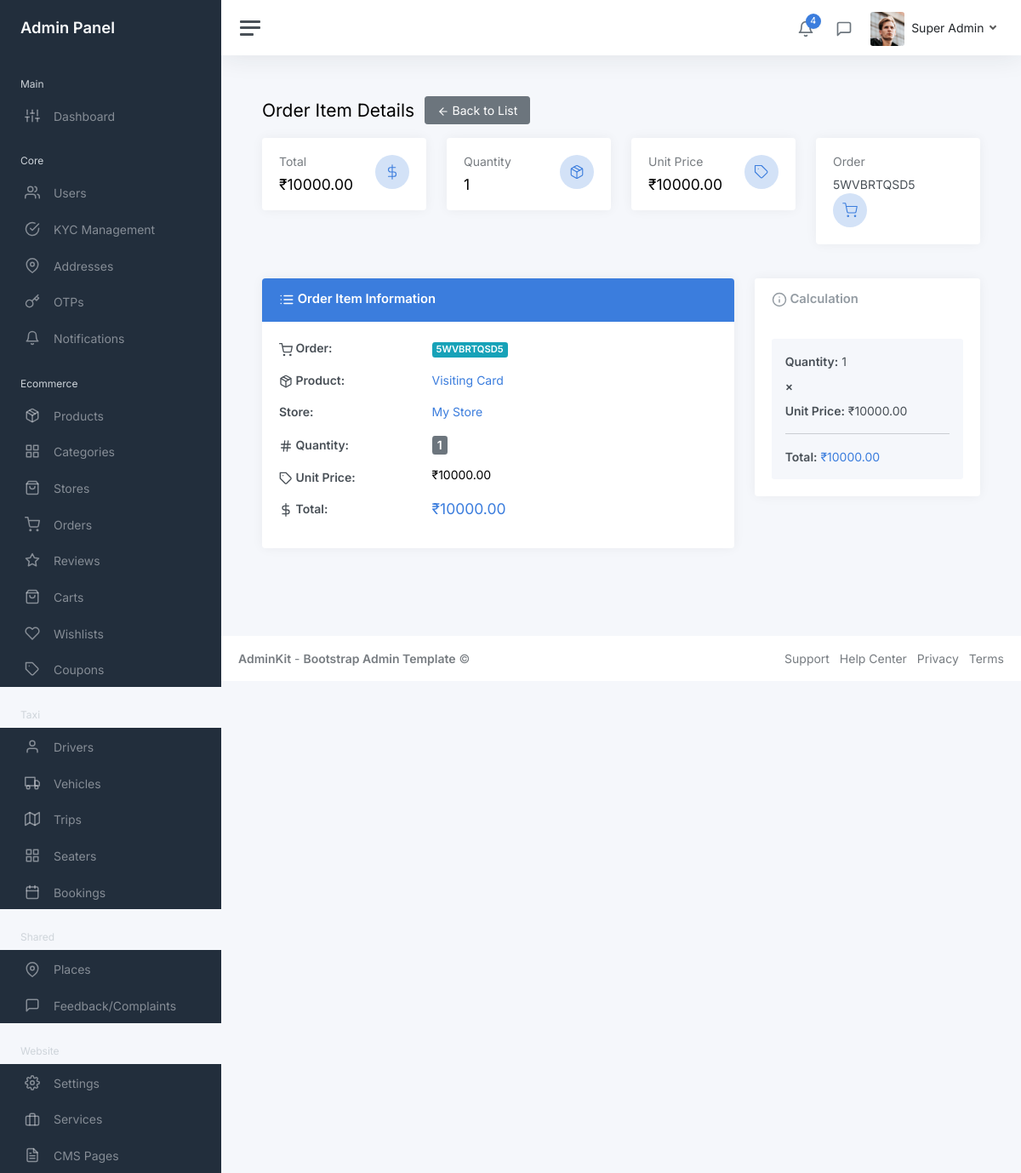
Page /myadmin/ecommerce/order-items/1/ (signed in) on the committed database.
### core/models.py (models this page shows, shortened)
class User(AbstractUser):
    COUNTRY_CODE_CHOICES = [
        ('+977', '+977'),
        ('+91', '+91'),
    ]
    COUNTRY_CHOICES = [
        ('Nepal', 'Nepal'),
        ('India', 'India'),
    ]
    phone = models.CharField(max_length=15, unique=True)
    name = models.CharField(max_length=100)
    email = models.EmailField(blank=True, null=True)
    country_code = models.CharField(max_length=5, choices=COUNTRY_CODE_CHOICES, default='+977')
    country = models.CharField(max_length=10, choices=COUNTRY_CHOICES, default='Nepal')
    fcm_token = models.CharField(max_length=255, blank=True, null=True)
    profile_picture = models.ImageField(upload_to='profile_pictures/', blank=True, null=True)
    national_id = models.CharField(max_length=50, blank=True, null=True, help_text='National ID number')
    national_id_document = models.ImageField(upload_to='kyc_documents/', blank=True, null=True, help_text='National ID document image')
    pan_no = models.CharField(max_length=20, blank=True, null=True, help_text='PAN (Permanent Account Number)')
    pan_document = models.ImageField(upload_to='kyc_documents/', blank=True, null=True, help_text='PAN document image')
    is_kyc_verified = models.BooleanField(default=False, help_text='Whether KYC has been verified by admin')
    kyc_submitted_at = models.DateTimeField(blank=True, null=True, help_text='When user submitted KYC information')
    kyc_verified_at = models.DateTimeField(blank=True, null=True, help_text='When KYC was verified by admin')
    kyc_rejected_at = models.DateTimeField(blank=True, null=True, help_text='When KYC was rejected by admin')
    kyc_rejection_reason = models.TextField(blank=True, null=True, help_text='Reason for KYC rejection')
    created_at = models.DateTimeField(auto_now_add=True)
    updated_at = models.DateTimeField(auto_now=True)
    first_name = None
    last_name = None
    objects = UserManager()
    USERNAME_FIELD = 'phone'
    REQUIRED_FIELDS = ['name']
    class Meta:
        ordering = ['-created_at']

### ecommerce/models.py (models this page shows, shortened)
class OrderItem(models.Model):
    order = models.ForeignKey(Order, on_delete=models.CASCADE, related_name='items')
    product = models.ForeignKey(Product, on_delete=models.CASCADE)
    store = models.ForeignKey(Store, on_delete=models.CASCADE)
    quantity = models.PositiveIntegerField()
    price = models.DecimalField(max_digits=10, decimal_places=2)  # Price at time of order
    total = models.DecimalField(max_digits=10, decimal_places=2)
    class Meta:
        ordering = ['id']

class Order(models.Model):
    STATUS_CHOICES = [
        ('pending', 'Pending'),
        ('confirmed', 'Confirmed'),
        ('processing', 'Processing'),
        ('shipped', 'Shipped'),
        ('delivered', 'Delivered'),
        ('cancelled', 'Cancelled'),
        ('refunded', 'Refunded'),
    ]
    PAYMENT_METHOD_CHOICES = [
        ('cod', 'Cash on Delivery'),
        ('online', 'Online Payment'),
    ]
    PAYMENT_STATUS_CHOICES = [
        ('pending', 'Pending'),
        ('success', 'Success'),
        ('failed', 'Failed'),
        ('cancelled', 'Cancelled'),
    ]
    user = models.ForeignKey(User, on_delete=models.CASCADE, related_name='orders')
    order_number = models.CharField(max_length=20, unique=True)
    status = models.CharField(max_length=20, choices=STATUS_CHOICES, default='pending')
    total_amount = models.DecimalField(max_digits=10, decimal_places=2)
    shipping_address = models.TextField()
    billing_address = models.TextField()
    phone = models.CharField(max_length=20)
    email = models.EmailField()
    notes = models.TextField(blank=True)
    payment_method = models.CharField(max_length=10, choices=PAYMENT_METHOD_CHOICES, default='cod')
    payment_status = models.CharField(max_length=20, choices=PAYMENT_STATUS_CHOICES, default='pending')
    phonepe_transaction_id = models.CharField(max_length=100, blank=True, null=True)
    phonepe_merchant_order_id = models.CharField(max_length=100, blank=True, null=True)
    created_at = models.DateTimeField(auto_now_add=True)
    updated_at = models.DateTimeField(auto_now=True)
    class Meta:
        ordering = ['-created_at']

class Product(models.Model):
    name = models.CharField(max_length=200)
    description = models.TextField()
    store = models.ForeignKey(Store, on_delete=models.CASCADE, related_name='products')
    category = models.ForeignKey(Category, on_delete=models.CASCADE, related_name='products')
    price = models.DecimalField(max_digits=10, decimal_places=2, validators=[MinValueValidator(0)])
    compare_price = models.DecimalField(max_digits=10, decimal_places=2, blank=True, null=True, validators=[MinValueValidator(0)])
    sku = models.CharField(max_length=100, unique=True)
    stock_quantity = models.PositiveIntegerField(default=0)
    is_active = models.BooleanField(default=True)
    is_featured = models.BooleanField(default=False)
    weight = models.DecimalField(max_digits=8, decimal_places=2, blank=True, null=True, validators=[MinValueValidator(0)])
    dimensions = models.CharField(max_length=50, blank=True)  # e.g., "10x5x3 inches"
    created_at = models.DateTimeField(auto_now_add=True)
    updated_at = models.DateTimeField(auto_now=True)
    class Meta:
        ordering = ['-created_at']

class Store(models.Model):
    name = models.CharField(max_length=100)
    description = models.TextField(blank=True)
    owner = models.ForeignKey(User, on_delete=models.CASCADE, related_name='stores')
    logo = models.ImageField(upload_to='store_logos/', blank=True, null=True)
    banner = models.ImageField(upload_to='store_banners/', blank=True, null=True)
    address = models.TextField()
    phone = models.CharField(max_length=20)
    email = models.EmailField()
    is_active = models.BooleanField(default=True)
    created_at = models.DateTimeField(auto_now_add=True)
    updated_at = models.DateTimeField(auto_now=True)
    class Meta:
        ordering = ['-created_at']

### myadmin/views/ecommerce/order_item_views.py (the view)
# urls.py: path('order-items/<int:pk>/', order_item_views.OrderItemDetailView.as_view(), name='order_item_detail'),
class OrderItemDetailView(StaffRequiredMixin, DetailView):
    model = OrderItem
    template_name = 'admin/ecommerce/order_item_detail.html'
    context_object_name = 'order_item'

### myadmin/mixins.py (called while the page is built)
    def test_func(self):
        return self.request.user.is_staff

### myadmin/templates/admin/ecommerce/order_item_detail.html (shortened to what this page needs)
{% extends 'admin/layouts/base.html' %}
{% load static %}
{% block content %}
<div class="container-fluid p-0">
    <div class="mb-3">
        <h1 class="h3 d-inline align-middle">Order Item Details</h1>
        <a class="btn btn-secondary ms-2" href="{% url 'myadmin:ecommerce:order_item_list' %}">
            <i class="align-middle" data-feather="arrow-left"></i> Back to List
        </a>
    </div>
    <div class="row mb-3">
        <div class="col-sm-6 col-xl-3">
            <div class="card">
                <div class="card-body">
                    <div class="row">
                        <div class="col">
                            <h6 class="text-muted mb-2">Total</h6>
                            <h4 class="mb-0">₹{{ order_item.total|floatformat:2 }}</h4>
                        </div>
                        <div class="col-auto">
                            <div class="stat text-primary">
                                <i class="align-middle" data-feather="dollar-sign"></i>
                            </div>
                        </div>
                    </div>
                </div>
            </div>
        </div>
        <div class="col-sm-6 col-xl-3">
            <div class="card">
                <div class="card-body">
                    <div class="row">
                        <div class="col">
                            <h6 class="text-muted mb-2">Quantity</h6>
                            <h4 class="mb-0">{{ order_item.quantity }}</h4>
                        </div>
                        <div class="col-auto">
                            <div class="stat text-primary">
                                <i class="align-middle" data-feather="package"></i>
                            </div>
                        </div>
                    </div>
                </div>
            </div>
        </div>
        <div class="col-sm-6 col-xl-3">
            <div class="card">
                <div class="card-body">
                    <div class="row">
                        <div class="col">
                            <h6 class="text-muted mb-2">Unit Price</h6>
                            <h4 class="mb-0">₹{{ order_item.price|floatformat:2 }}</h4>
                        </div>
                        <div class="col-auto">
                            <div class="stat text-primary">
                                <i class="align-middle" data-feather="tag"></i>
                            </div>
                        </div>
                    </div>
                </div>
            </div>
        </div>
        <div class="col-sm-6 col-xl-3">
            <div class="card">
                <div class="card-body">
                    <div class="row">
                        <div class="col">
                            <h6 class="text-muted mb-2">Order</h6>
                            <div class="fs-6">{{ order_item.order.order_number|truncatechars:15 }}</div>
                        </div>
                        <div class="col-auto">
                            <div class="stat text-primary">
                                <i class="align-middle" data-feather="shopping-cart"></i>
                            </div>
                        </div>
                    </div>
                </div>
            </div>
        </div>
    </div>
    <div class="row">
        <div class="col-md-8">
            <div class="card mb-3">
                <div class="card-header bg-primary text-white">
                    <h5 class="card-title mb-0">
                        <i class="align-middle" data-feather="list"></i> Order Item Information
                    </h5>
                </div>
                <div class="card-body">
                    <div class="row mb-3">
                        <div class="col-sm-4"><strong><i class="align-middle" data-feather="shopping-cart" style="width: 16px; height: 16px;"></i> Order:</strong></div>
                        <div class="col-sm-8">
                            <a href="{% url 'myadmin:ecommerce:order_detail' order_item.order.pk %}" class="text-decoration-none">
                                <span class="badge bg-info">{{ order_item.order.order_number }}</span>
                            </a>
                        </div>
                    </div>
                    <div class="row mb-3">
                        <div class="col-sm-4"><strong><i class="align-middle" data-feather="package" style="width: 16px; height: 16px;"></i> Product:</strong></div>
                        <div class="col-sm-8">
                            <a href="{% url 'myadmin:ecommerce:product_detail' order_item.product.pk %}" class="text-decoration-none">{{ order_item.product.name }}</a>
                        </div>
                    </div>
                    <div class="row mb-3">
                        <div class="col-sm-4"><strong> Store:</strong></div>
                        <div class="col-sm-8">
                            <a href="{% url 'myadmin:ecommerce:store_detail' order_item.store.pk %}" class="text-decoration-none">{{ order_item.store.name }}</a>
                        </div>
                    </div>
                    <div class="row mb-3">
                        <div class="col-sm-4"><strong><i class="align-middle" data-feather="hash" style="width: 16px; height: 16px;"></i> Quantity:</strong></div>
                        <div class="col-sm-8">
                            <span class="badge bg-secondary fs-6">{{ order_item.quantity }}</span>
                        </div>
                    </div>
                    <div class="row mb-3">
                        <div class="col-sm-4"><strong><i class="align-middle" data-feather="tag" style="width: 16px; height: 16px;"></i> Unit Price:</strong></div>
                        <div class="col-sm-8">
                            <h5 class="mb-0">₹{{ order_item.price|floatformat:2 }}</h5>
                        </div>
                    </div>
                    <div class="row mb-3">
                        <div class="col-sm-4"><strong><i class="align-middle" data-feather="dollar-sign" style="width: 16px; height: 16px;"></i> Total:</strong></div>
                        <div class="col-sm-8">
                            <h4 class="mb-0 text-primary">₹{{ order_item.total|floatformat:2 }}</h4>
                        </div>
                    </div>
                </div>
            </div>
        </div>
        <div class="col-md-4">
            <div class="card mb-3">
                <div class="card-header">
                    <h5 class="card-title mb-0">
                        <i class="align-middle" data-feather="info"></i> Calculation
                    </h5>
                </div>
                <div class="card-body">
                    <div class="p-3 bg-light rounded">
                        <div class="mb-2">
                            <strong>Quantity:</strong> {{ order_item.quantity }}
                        </div>
                        <div class="mb-2">
                            <strong>×</strong>
                        </div>
                        <div class="mb-2">
                            <strong>Unit Price:</strong> ₹{{ order_item.price|floatformat:2 }}
                        </div>
                        <hr>
                        <div>
                            <strong>Total:</strong> <span class="text-primary fs-5">₹{{ order_item.total|floatformat:2 }}</span>
                        </div>
                    </div>
                </div>
            </div>
        </div>
    </div>
</div>
{% endblock %}

### templates/admin/layouts/header.html (shortened to what this page needs)
{% load static %}
<nav class="navbar navbar-expand navbar-light navbar-bg">
    <a class="sidebar-toggle js-sidebar-toggle"><i class="hamburger align-self-center"></i></a>
    <div class="navbar-collapse collapse">
      <ul class="navbar-nav navbar-align">
        <li class="nav-item dropdown">
          <a class="nav-icon dropdown-toggle" href="#" id="alertsDropdown" data-bs-toggle="dropdown">
            <div class="position-relative">
              <i class="align-middle" data-feather="bell"></i>
              <span class="indicator">4</span>
            </div>
          </a>
        </li>
        <li class="nav-item dropdown">
          <a class="nav-icon dropdown-toggle" href="#" id="messagesDropdown" data-bs-toggle="dropdown">
            <div class="position-relative">
              <i class="align-middle" data-feather="message-square"></i>
            </div>
          </a>
        </li>
        <li class="nav-item dropdown">
          <a class="nav-link dropdown-toggle d-none d-sm-inline-block" href="#" data-bs-toggle="dropdown">
            {% if user.profile_picture %}
              <img src="{{ user.profile_picture.url }}" class="avatar img-fluid rounded me-1" alt="{{ user.name }}" />
            {% else %}
              <img src="{% static 'myadmin/img/avatars/avatar.jpg' %}" class="avatar img-fluid rounded me-1" alt="{{ user.name }}" />
            {% endif %}
            <span class="text-dark">{{ user.name }}</span>
          </a>
        </li>
      </ul>
    </div>
  </nav>

### templates/admin/layouts/base.html (style rules this page uses)
.text-white * { color: #fff !important; }

### rows in the picture
User: name "Super Admin"
OrderItem: total "10000.00", quantity "1", price "10000.00", order.order_number "5WVBRTQSD5", product.name "Visiting Card", store.name "My Store"
